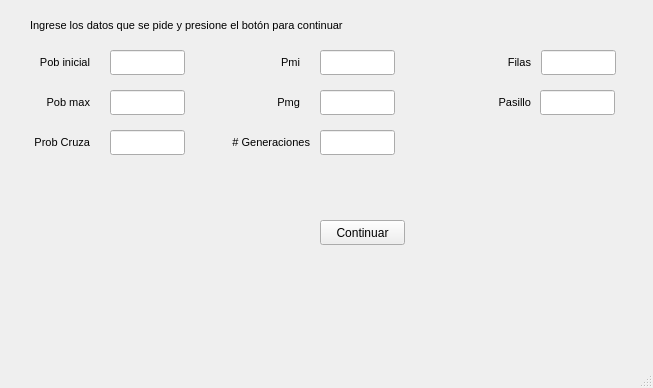
<?xml version="1.0" encoding="UTF-8"?>
<ui version="4.0">
 <class>MainWindow</class>
 <widget class="QMainWindow" name="MainWindow">
  <property name="geometry">
   <rect>
    <x>0</x>
    <y>0</y>
    <width>653</width>
    <height>388</height>
   </rect>
  </property>
  <property name="windowTitle">
   <string>Genético</string>
  </property>
  <property name="autoFillBackground">
   <bool>true</bool>
  </property>
  <widget class="QWidget" name="centralwidget">
   <widget class="QLabel" name="label">
    <property name="geometry">
     <rect>
      <x>-30</x>
      <y>50</y>
      <width>120</width>
      <height>25</height>
     </rect>
    </property>
    <property name="font">
     <font>
      <pointsize>8</pointsize>
     </font>
    </property>
    <property name="layoutDirection">
     <enum>Qt::LeftToRight</enum>
    </property>
    <property name="text">
     <string>Pob inicial</string>
    </property>
    <property name="alignment">
     <set>Qt::AlignRight|Qt::AlignTrailing|Qt::AlignVCenter</set>
    </property>
   </widget>
   <widget class="QLineEdit" name="poblacion_i">
    <property name="geometry">
     <rect>
      <x>110</x>
      <y>50</y>
      <width>75</width>
      <height>25</height>
     </rect>
    </property>
    <property name="font">
     <font>
      <pointsize>9</pointsize>
     </font>
    </property>
   </widget>
   <widget class="QLabel" name="label_2">
    <property name="geometry">
     <rect>
      <x>-30</x>
      <y>90</y>
      <width>120</width>
      <height>25</height>
     </rect>
    </property>
    <property name="font">
     <font>
      <pointsize>8</pointsize>
     </font>
    </property>
    <property name="layoutDirection">
     <enum>Qt::LeftToRight</enum>
    </property>
    <property name="text">
     <string>Pob max</string>
    </property>
    <property name="alignment">
     <set>Qt::AlignRight|Qt::AlignTrailing|Qt::AlignVCenter</set>
    </property>
   </widget>
   <widget class="QLineEdit" name="poblacion_m">
    <property name="geometry">
     <rect>
      <x>110</x>
      <y>90</y>
      <width>75</width>
      <height>25</height>
     </rect>
    </property>
    <property name="font">
     <font>
      <pointsize>9</pointsize>
     </font>
    </property>
   </widget>
   <widget class="QLabel" name="label_3">
    <property name="geometry">
     <rect>
      <x>-30</x>
      <y>130</y>
      <width>120</width>
      <height>25</height>
     </rect>
    </property>
    <property name="font">
     <font>
      <pointsize>8</pointsize>
     </font>
    </property>
    <property name="layoutDirection">
     <enum>Qt::LeftToRight</enum>
    </property>
    <property name="text">
     <string>Prob Cruza</string>
    </property>
    <property name="alignment">
     <set>Qt::AlignRight|Qt::AlignTrailing|Qt::AlignVCenter</set>
    </property>
   </widget>
   <widget class="QLineEdit" name="pcruza">
    <property name="geometry">
     <rect>
      <x>110</x>
      <y>130</y>
      <width>75</width>
      <height>25</height>
     </rect>
    </property>
    <property name="font">
     <font>
      <pointsize>9</pointsize>
     </font>
    </property>
   </widget>
   <widget class="QLineEdit" name="pmi">
    <property name="geometry">
     <rect>
      <x>320</x>
      <y>50</y>
      <width>75</width>
      <height>25</height>
     </rect>
    </property>
   </widget>
   <widget class="QLabel" name="label_5">
    <property name="geometry">
     <rect>
      <x>230</x>
      <y>50</y>
      <width>70</width>
      <height>25</height>
     </rect>
    </property>
    <property name="font">
     <font>
      <pointsize>8</pointsize>
     </font>
    </property>
    <property name="text">
     <string>Pmi</string>
    </property>
    <property name="alignment">
     <set>Qt::AlignRight|Qt::AlignTrailing|Qt::AlignVCenter</set>
    </property>
   </widget>
   <widget class="QLabel" name="label_6">
    <property name="geometry">
     <rect>
      <x>230</x>
      <y>90</y>
      <width>70</width>
      <height>25</height>
     </rect>
    </property>
    <property name="font">
     <font>
      <pointsize>8</pointsize>
     </font>
    </property>
    <property name="text">
     <string>Pmg</string>
    </property>
    <property name="alignment">
     <set>Qt::AlignRight|Qt::AlignTrailing|Qt::AlignVCenter</set>
    </property>
   </widget>
   <widget class="QLineEdit" name="pmg">
    <property name="geometry">
     <rect>
      <x>320</x>
      <y>90</y>
      <width>75</width>
      <height>25</height>
     </rect>
    </property>
   </widget>
   <widget class="QLabel" name="label_4">
    <property name="geometry">
     <rect>
      <x>30</x>
      <y>10</y>
      <width>591</width>
      <height>31</height>
     </rect>
    </property>
    <property name="maximumSize">
     <size>
      <width>16777215</width>
      <height>16777215</height>
     </size>
    </property>
    <property name="sizeIncrement">
     <size>
      <width>2</width>
      <height>0</height>
     </size>
    </property>
    <property name="font">
     <font>
      <pointsize>8</pointsize>
     </font>
    </property>
    <property name="text">
     <string>Ingrese los datos que se pide y presione el botón para continuar </string>
    </property>
   </widget>
   <widget class="QPushButton" name="btn_ok">
    <property name="geometry">
     <rect>
      <x>320</x>
      <y>220</y>
      <width>85</width>
      <height>25</height>
     </rect>
    </property>
    <property name="text">
     <string>Continuar</string>
    </property>
   </widget>
   <widget class="QLabel" name="estado">
    <property name="geometry">
     <rect>
      <x>30</x>
      <y>190</y>
      <width>921</width>
      <height>21</height>
     </rect>
    </property>
    <property name="font">
     <font>
      <pointsize>9</pointsize>
     </font>
    </property>
    <property name="text">
     <string/>
    </property>
   </widget>
   <widget class="QLabel" name="estado2">
    <property name="geometry">
     <rect>
      <x>20</x>
      <y>310</y>
      <width>651</width>
      <height>25</height>
     </rect>
    </property>
    <property name="text">
     <string/>
    </property>
   </widget>
   <widget class="QLabel" name="label_12">
    <property name="geometry">
     <rect>
      <x>189</x>
      <y>130</y>
      <width>121</width>
      <height>25</height>
     </rect>
    </property>
    <property name="font">
     <font>
      <pointsize>8</pointsize>
     </font>
    </property>
    <property name="text">
     <string># Generaciones</string>
    </property>
    <property name="alignment">
     <set>Qt::AlignRight|Qt::AlignTrailing|Qt::AlignVCenter</set>
    </property>
   </widget>
   <widget class="QLineEdit" name="generaciones">
    <property name="geometry">
     <rect>
      <x>320</x>
      <y>130</y>
      <width>75</width>
      <height>25</height>
     </rect>
    </property>
    <property name="text">
     <string/>
    </property>
   </widget>
   <widget class="QLineEdit" name="filas">
    <property name="geometry">
     <rect>
      <x>541</x>
      <y>50</y>
      <width>75</width>
      <height>25</height>
     </rect>
    </property>
   </widget>
   <widget class="QLabel" name="label_7">
    <property name="geometry">
     <rect>
      <x>430</x>
      <y>50</y>
      <width>101</width>
      <height>25</height>
     </rect>
    </property>
    <property name="font">
     <font>
      <pointsize>8</pointsize>
     </font>
    </property>
    <property name="text">
     <string>Filas</string>
    </property>
    <property name="alignment">
     <set>Qt::AlignRight|Qt::AlignTrailing|Qt::AlignVCenter</set>
    </property>
   </widget>
   <widget class="QLabel" name="label_19">
    <property name="geometry">
     <rect>
      <x>410</x>
      <y>90</y>
      <width>121</width>
      <height>25</height>
     </rect>
    </property>
    <property name="font">
     <font>
      <pointsize>8</pointsize>
     </font>
    </property>
    <property name="text">
     <string>Pasillo</string>
    </property>
    <property name="alignment">
     <set>Qt::AlignRight|Qt::AlignTrailing|Qt::AlignVCenter</set>
    </property>
   </widget>
   <widget class="QLineEdit" name="pasillo">
    <property name="geometry">
     <rect>
      <x>540</x>
      <y>90</y>
      <width>75</width>
      <height>25</height>
     </rect>
    </property>
    <property name="text">
     <string/>
    </property>
   </widget>
  </widget>
  <widget class="QMenuBar" name="menubar">
   <property name="geometry">
    <rect>
     <x>0</x>
     <y>0</y>
     <width>653</width>
     <height>22</height>
    </rect>
   </property>
  </widget>
  <widget class="QStatusBar" name="statusbar"/>
 </widget>
 <resources/>
 <connections/>
</ui>
